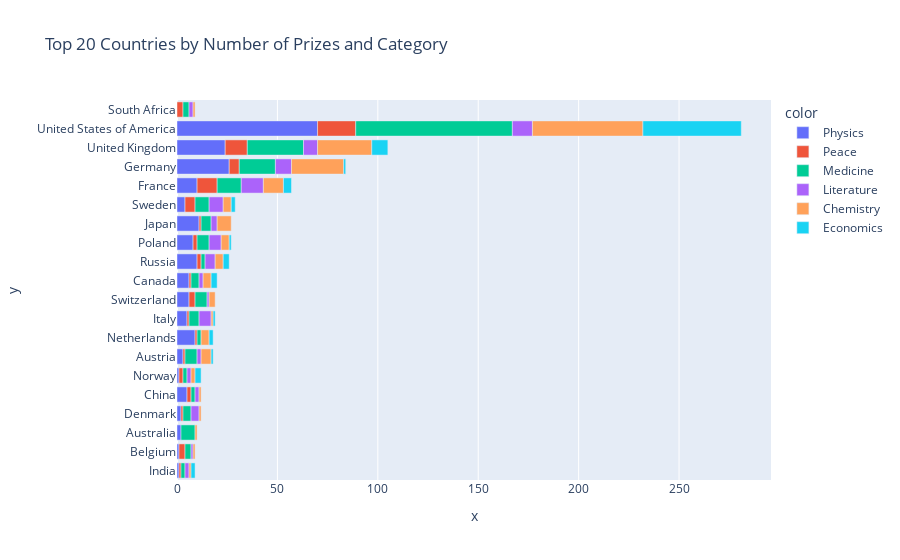

Notebook code for this chart:
### Code cell
cat_cntry_bar = px.bar(x=merged_df.prize_x,
                       y=merged_df.birth_country_current,
                       color=merged_df.category,
                       orientation='h',
                       title='Top 20 Countries by Number of Prizes and Category')
cat_cntry_bar.show()

### Figure 1 — Plotly figure (JSON) as saved in the notebook; plotly's stock layout.template omitted (floating-point values rounded to 4 significant figures)
{"data": [{"alignmentgroup": "True", "hovertemplate": "color=Physics<br>x=%{x}<br>y=%{y}<extra></extra>", "legendgroup": "Physics", "marker": {"color": "#636efa", "pattern": {"shape": ""}}, "name": "Physics", "offsetgroup": "Physics", "orientation": "h", "showlegend": true, "textposition": "auto", "type": "bar", "x": [1, 1, 2, 2, 5, 1, 3, 9, 5, 6, 6, 10, 8, 11, 4, 10, 26, 24, 70], "xaxis": "x", "y": ["India", "Belgium", "Australia", "Denmark", "China", "Norway", "Austria", "Netherlands", "Italy", "Switzerland", "Canada", "Russia", "Poland", "Japan", "Sweden", "France", "Germany", "United Kingdom", "United States of America"], "yaxis": "y"}, {"alignmentgroup": "True", "hovertemplate": "color=Peace<br>x=%{x}<br>y=%{y}<extra></extra>", "legendgroup": "Peace", "marker": {"color": "#EF553B", "pattern": {"shape": ""}}, "name": "Peace", "offsetgroup": "Peace", "orientation": "h", "showlegend": true, "textposition": "auto", "type": "bar", "x": [1, 3, 3, 1, 2, 2, 1, 1, 1, 3, 1, 2, 2, 1, 5, 10, 5, 11, 19], "xaxis": "x", "y": ["India", "South Africa", "Belgium", "Denmark", "Norway", "China", "Netherlands", "Austria", "Italy", "Switzerland", "Canada", "Russia", "Poland", "Japan", "Sweden", "France", "Germany", "United Kingdom", "United States of America"], "yaxis": "y"}, {"alignmentgroup": "True", "hovertemplate": "color=Medicine<br>x=%{x}<br>y=%{y}<extra></extra>", "legendgroup": "Medicine", "marker": {"color": "#00cc96", "pattern": {"shape": ""}}, "name": "Medicine", "offsetgroup": "Medicine", "orientation": "h", "showlegend": true, "textposition": "auto", "type": "bar", "x": [3, 3, 2, 7, 4, 2, 2, 6, 2, 5, 6, 4, 2, 5, 6, 7, 12, 18, 28, 78], "xaxis": "x", "y": ["South Africa", "Belgium", "India", "Australia", "Denmark", "China", "Norway", "Austria", "Netherlands", "Italy", "Switzerland", "Canada", "Russia", "Japan", "Poland", "Sweden", "France", "Germany", "United Kingdom", "United States of America"], "yaxis": "y"}, {"alignmentgroup": "True", "hovertemplate": "color=Literature<br>x=%{x}<br>y=%{y}<extra></extra>", "legendgroup": "Literature", "marker": {"color": "#ab63fa", "pattern": {"shape": ""}}, "name": "Literature", "offsetgroup": "Literature", "orientation": "h", "showlegend": true, "textposition": "auto", "type": "bar", "x": [2, 1, 2, 4, 2, 2, 2, 6, 1, 2, 5, 3, 6, 7, 11, 8, 7, 10], "xaxis": "x", "y": ["South Africa", "Belgium", "India", "Denmark", "China", "Norway", "Austria", "Italy", "Switzerland", "Canada", "Russia", "Japan", "Poland", "Sweden", "France", "Germany", "United Kingdom", "United States of America"], "yaxis": "y"}, {"alignmentgroup": "True", "hovertemplate": "color=Chemistry<br>x=%{x}<br>y=%{y}<extra></extra>", "legendgroup": "Chemistry", "marker": {"color": "#FFA15A", "pattern": {"shape": ""}}, "name": "Chemistry", "offsetgroup": "Chemistry", "orientation": "h", "showlegend": true, "textposition": "auto", "type": "bar", "x": [1, 1, 1, 1, 1, 1, 2, 5, 4, 1, 3, 4, 4, 4, 7, 4, 10, 26, 27, 55], "xaxis": "x", "y": ["South Africa", "India", "Belgium", "Australia", "Denmark", "China", "Norway", "Austria", "Netherlands", "Italy", "Switzerland", "Canada", "Russia", "Poland", "Japan", "Sweden", "France", "Germany", "United Kingdom", "United States of America"], "yaxis": "y"}, {"alignmentgroup": "True", "hovertemplate": "color=Economics<br>x=%{x}<br>y=%{y}<extra></extra>", "legendgroup": "Economics", "marker": {"color": "#19d3f3", "pattern": {"shape": ""}}, "name": "Economics", "offsetgroup": "Economics", "orientation": "h", "showlegend": true, "textposition": "auto", "type": "bar", "x": [2, 3, 1, 2, 1, 3, 3, 1, 2, 4, 1, 8, 49], "xaxis": "x", "y": ["India", "Norway", "Austria", "Netherlands", "Italy", "Canada", "Russia", "Poland", "Sweden", "France", "Germany", "United Kingdom", "United States of America"], "yaxis": "y"}], "layout": {"barmode": "relative", "legend": {"title": {"text": "color"}, "tracegroupgap": 0}, "title": {"text": "Top 20 Countries by Number of Prizes and Category"}, "xaxis": {"anchor": "y", "domain": [0, 1], "title": {"text": "x"}}, "yaxis": {"anchor": "x", "domain": [0, 1], "title": {"text": "y"}}}}
